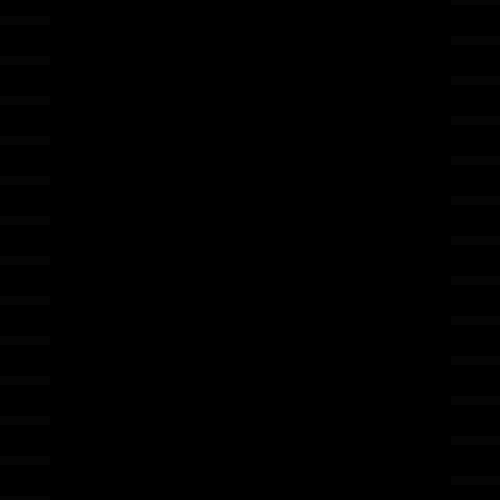
Frame 1 (no input)
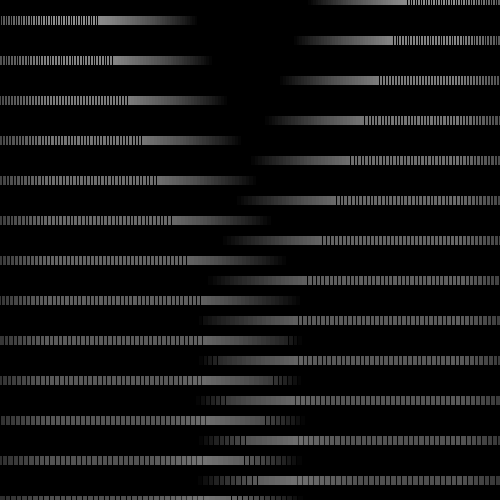
Frame 60 (the mouse pressed at the canvas centre just before this capture)
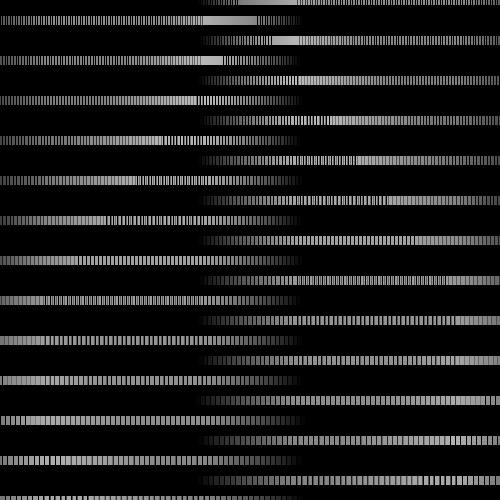
Frame 120 (the mouse held since frame 60 and released just before this capture)

The Processing sketch that drew these frames (run headless with seeded random() and noise(); from frame 60 on, the mouse is pressed at the canvas centre):

// Processing sketch: processing_123259
// ── processing_123259.pde

//Digital Wallpaper 2
//Carmen Zhou
//11-1-12

//width
float a=0;
float a1=0;
float a2=0;
float a3=0;
float a4=0;
float a5=0;
float a6=0;
float a7=0;
float a8=0;
float a9=0;
float a10=0;
float a11=0;
float a12=0;

//height
float b;
float b1=0;
float b2=0;
float b3=0;
float b4=0;
float b5=0;
float b6=0;
float b7=0;
float b8=0;
float b9=0;
float b10=0;
float b11=0;
float b12=0;

//widthspeed
float aspeed=5.5;
float a1speed=5.25;
float a2speed=5;
float a3speed=4.75;
float a4speed=4.5;
float a5speed=4.25;
float a6speed=4;
float a7speed=3.75;
float a8speed=3.5;
float a9speed=3.25;
float a10speed=3;
float a11speed=2.75;
float a12speed=2.5;



//heighspeed
float bspeed=5.5;
float b1speed=5.25;
float b2speed=5;
float b3speed=4.75;
float b4speed=4.5;
float b5speed=4.25;
float b6speed=4;
float b7speed=3.75;
float b8speed=3.5;
float b9speed=3.25;
float b10speed=3;
float b11speed=2.75;
float b12speed=2.5;

//height of rectangle
int c=100;
//length of rectangle
int d=10;

void setup(){
  frameRate(30);
  background(0);
  size(500,500);
  smooth();
  b=width;
  b1=width;
  b2=width;
  b3=width;
  b4=width;
  b5=width;
  b6=width;
  b7=width;
  b8=width;
  b9=width;
  b10=width;
  b11=width;
  b12=width;
}


void draw(){
  fill(255,255,255,5);
  strokeWeight(1);
  rectMode(CENTER);
  rect(a,500,c,d);
  rect(b,480,c,d);
  rect(a1,460,c,d);
  rect(b1,440,c,d);
  rect(a2,420,c,d);
  rect(b2,400,c,d);
  rect(a3,380,c,d);
  rect(b3,360,c,d);
  rect(a4,340,c,d);
  rect(b4,320,c,d);
  rect(a5,300,c,d);
  rect(b5,280,c,d);
  rect(a6,260,c,d);
  rect(b6,240,c,d);  
  rect(a7,220,c,d);
  rect(b7,200,c,d);
  rect(a8,180,c,d);
  rect(b8,160,c,d);  
  rect(a9,140,c,d);
  rect(b9,120,c,d);
  rect(a10,100,c,d);
  rect(b10,80,c,d);
  rect(a11,60,c,d);
  rect(b11,40,c,d);
  rect(a12,20,c,d);
  rect(b12,0,c,d);
    

a=a+aspeed;
b=b+bspeed;
a1=a1+a1speed;
b1=b1+b1speed;
a2=a2+a2speed;
b2=b2+b2speed;
a3=a3+a3speed;
b3=b3+b3speed;
a4=a4+a4speed;
b4=b4+b4speed;
a5=a5+a5speed;
b5=b5+b5speed;
a6=a6+a6speed;
b6=b6+b6speed;
a7=a7+a7speed;
b7=b7+b7speed;
a8=a8+a8speed;
b8=b8+b8speed;
a9=a9+a9speed;
b9=b9+b9speed;
a10=a10+a10speed;
b10=b10+b10speed;
a11=a11+a11speed;
b11=b11+b11speed;
a12=a12+a12speed;
b12=b12+b12speed;



  if (a > width/2  || a < 0) {
    aspeed = aspeed * -1;
  }
  if (b > width || b < width/2) {
    bspeed = bspeed * -1;
  }
  if (a1 > width/2  || a1 < 0) {
    a1speed = a1speed * -1;
  }
    if (b1 > width || b1 < width/2) {
    b1speed = b1speed * -1;
  }
   if (a2 > width/2  || a2 < 0) {
    a2speed = a2speed * -1;
  }
   if (b2 > width || b2 < width/2) {
    b2speed = b2speed * -1;
  }
   if (a3 > width/2  || a3 < 0) {
    a3speed = a3speed * -1;
  }
   if (b3 > width || b3 < width/2) {
    b3speed = b3speed * -1;
  }
   if (a4 > width/2  || a4 < 0) {
    a4speed = a4speed * -1;
  }
   if (b4 > width || b4 < width/2) {
    b4speed = b4speed * -1;
  }
   if (a5 > width/2  || a5 < 0) {
    a5speed = a5speed * -1;
  }
   if (b5 > width || b5 < width/2) {
    b5speed = b5speed * -1;
  }
   if (a6 > width/2  || a6 < 0) {
    a6speed = a6speed * -1;
  }
   if (b6 > width || b6 < width/2) {
    b6speed = b6speed * -1;
  }
   if (a7 > width/2  || a7 < 0) {
    a7speed = a7speed * -1;
  }
   if (b7 > width || b7 < width/2) {
    b7speed = b7speed * -1;
  }
   if (a8 > width/2  || a8 < 0) {
    a8speed = a8speed * -1;
  }
   if (b8 > width || b8 < width/2) {
    b8speed = b8speed * -1;
  }
   if (a9 > width/2  || a9 < 0) {
    a9speed = a9speed * -1;
  }
   if (b9 > width || b9 < width/2) {
    b9speed = b9speed * -1;
  }
   if (a10 > width/2  || a10 < 0) {
    a10speed = a10speed * -1;
  }
   if (b10 > width || b10 < width/2) {
    b10speed = b10speed * -1;
  }
   if (a11 > width/2  || a11 < 0) {
    a11speed = a11speed * -1;
  }
   if (b11 > width || b11 < width/2) {
    b11speed = b11speed * -1;
  }
   if (a12 > width/2  || a12 < 0) {
    a12speed = a12speed * -1;
  }
   if (b12 > width || b12 < width/2) {
    b12speed = b12speed * -1;
  }
}
